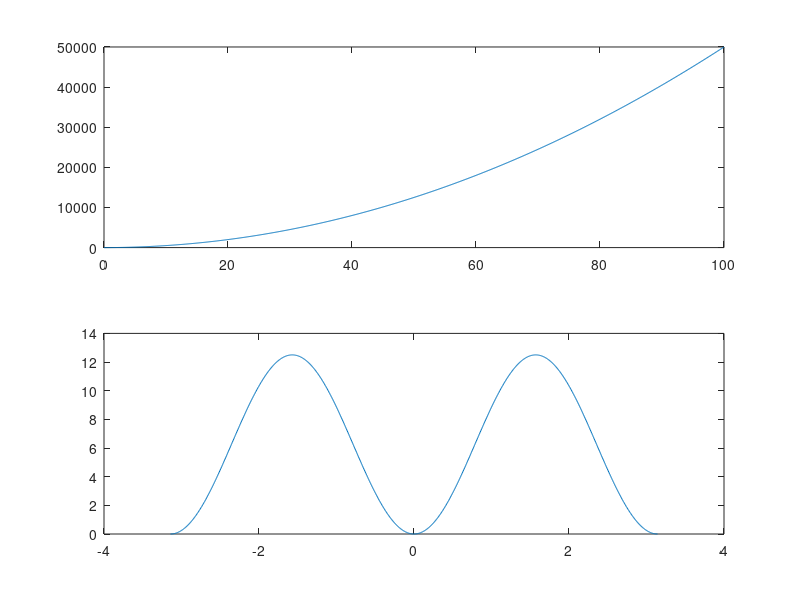
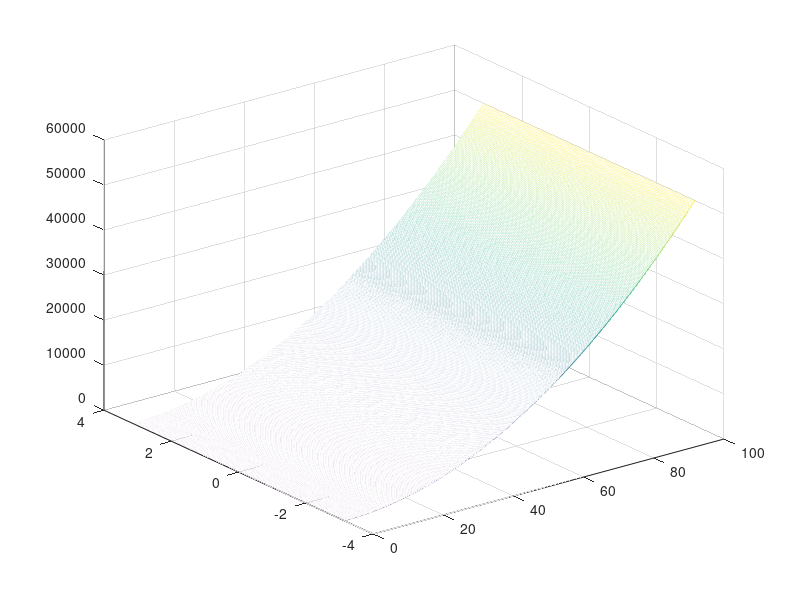
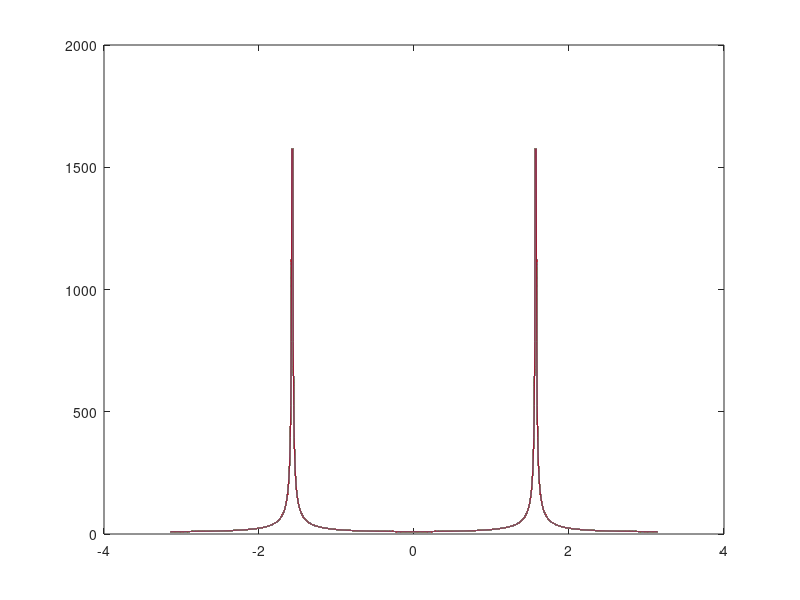
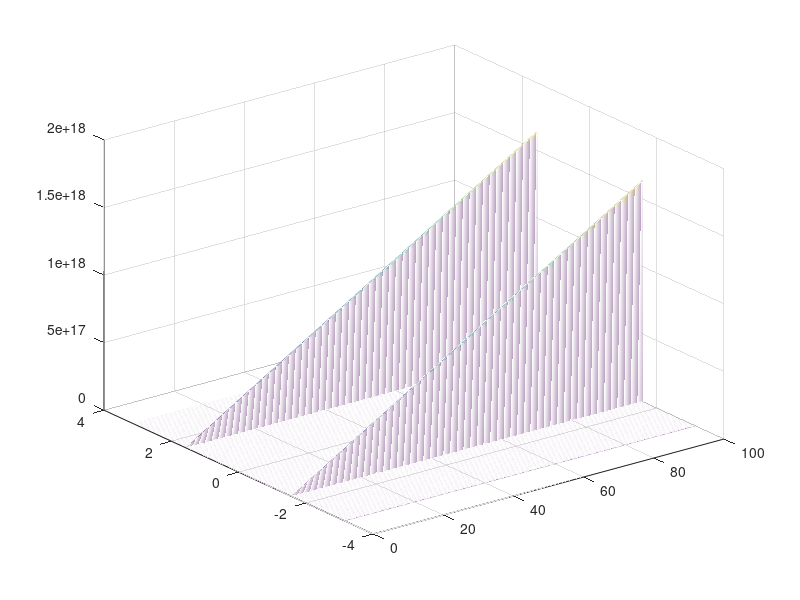

MATLAB code to generate these figures, in order:
%addpath('../../src/topology');

% Distances between an infinite line and a finite line segment.

Ls = 5;  % The length of line segments

% Dp: the perpendicular distance of the center of the line segment onto the line.
Dp = linspace(0, 100, 1001);
% Ar: the angle between the line segment and the line.
%Ar = linspace(-pi/2, pi/2, 1001);
Ar = linspace(-pi, pi, 1001);
[gridDp, gridAr] = meshgrid(Dp, Ar);

%-----------------------------------------------------------
% Distance = midpoint distance.
% REF [paper] >> "Evaluation of Established Line Segment Distance Functions", PRIA 2016.
%
% Result: Bad.

distDp = 5 * Dp.^2;
distAr = sin(Ar).^2 * Ls^2 / 2;

figure;
subplot(2,1,1);
plot(Dp, distDp);
subplot(2,1,2);
plot(Ar, distAr);

distDpAr = 5 * gridDp.^2 + sin(gridAr).^2 * Ls^2 / 2;

figure;
mesh(gridDp, gridAr, distDpAr);

%-----------------------------------------------------------
% A weighted distance between a finite line segment and an infinite line.
%	distnace = a perpendicular distance weighted by projection length.
%	dist = Dp / cos(Ar).
%
% Result: Good, but go to infinity around pi / 2.
% REF [file] >> ${SWL_HOME}/matlab/src/topology/distance_between_line_segment_and_infinite_line.m.

distAr = abs(Dp(100) ./ cos(gridAr));
figure;
plot(Ar, distAr);
ax = axis;
axis([ax(1), ax(2), ax(3), 2000]);

dist = abs(gridDp ./ cos(gridAr));

figure;
mesh(gridDp, gridAr, dist);
ax = axis;
%axis([ax(1), ax(2), ax(3), ax(4), ax(5), 2000]);

%-----------------------------------------------------------

% A weighted distance between a finite line segment and an infinite line.
%	dist = perpendicular_dist / abs(weight).
%
% Result: Good, finite and differentiable around pi / 2.
% REF [file] >> ${SWL_HOME}/matlab/src/topology/distance_between_line_segment_and_infinite_line.m.

% Weight function.
%weight = inline('cos(x)', 'x');
weight_fun = inline('scale * cos(x*2) - scale + 1', 'x', 'scale');  % 0 < scale <= 0.5.
weight_scale = 0.5 * 0.99;

%ezplot(@(x) weight_fun(x, weight_scale))

dist = abs(gridDp ./ weight_fun(gridAr, weight_scale));

figure;
mesh(gridDp, gridAr, dist);
%surf(gridDp, gridAr, dist);
ax = axis;
%axis([ax(1), ax(2), ax(3), ax(4), ax(5), 2000]);
